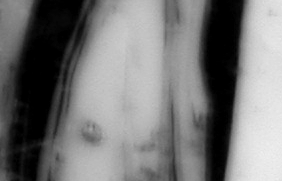
#> input picture input/5.png, 282 x 181 px
$ python work101.py
#> lines starting #> are read from the running program, lines starting #| are printed output that depends on the picture
# -*- coding: utf-8 -*-
# @Time    : 2020/9/27 9:11
# @Author  : dong xin
# @File    : work101.py
# @Software: PyCharm

# subject : equalizeHist for gray image.
import cv2
import numpy as np

# 0 means gray
img = cv2.imread('input/5.png', 0)
#> img is the input picture: shape (181, 282); min 0, max 239, mean 118

# process for equalizeHist
equ = cv2.equalizeHist(img)
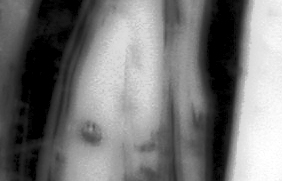
#> equ: shape (181, 282); min 0, max 255, mean 116.5
res = np.hstack((img, equ))
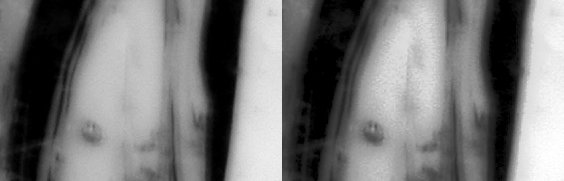
#> res: shape (181, 564); min 0, max 255, mean 117.2
cv2.imshow('equalizeHist', res)
cv2.waitKey()
cv2.destroyAllWindows()

cv2.imwrite('output/5.png', res)

$ run again, with input/1.png copied over input/5.png
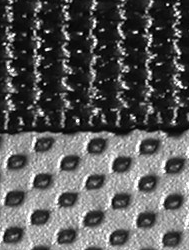
#> input picture input/1.png, 189 x 250 px
#> img is the input picture: shape (250, 189); min 0, max 255, mean 89.3
#> `equ = cv2.equalizeHist(img)`:
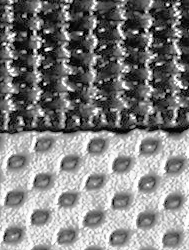
#> equ: shape (250, 189); min 0, max 255, mean 128.5
#> `res = np.hstack((img, equ))`:
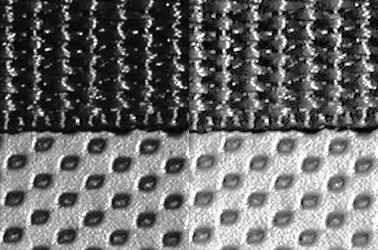
#> res: shape (250, 378); min 0, max 255, mean 108.9

$ run again, with input/6.png copied over input/5.png
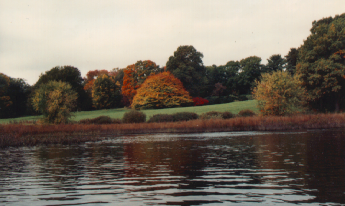
#> input picture input/6.png, 345 x 206 px
#> `equ = cv2.equalizeHist(img)`:
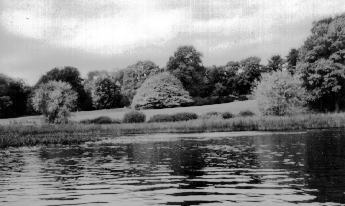
#> equ: shape (206, 345); min 0, max 255, mean 128.8
#> `res = np.hstack((img, equ))`:
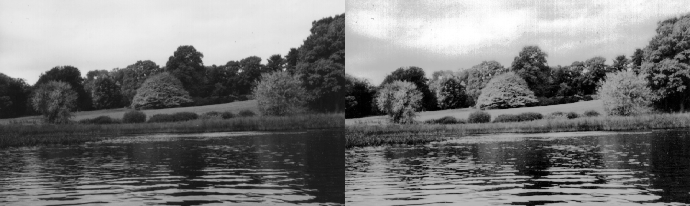
#> res: shape (206, 690); min 0, max 255, mean 120.3
